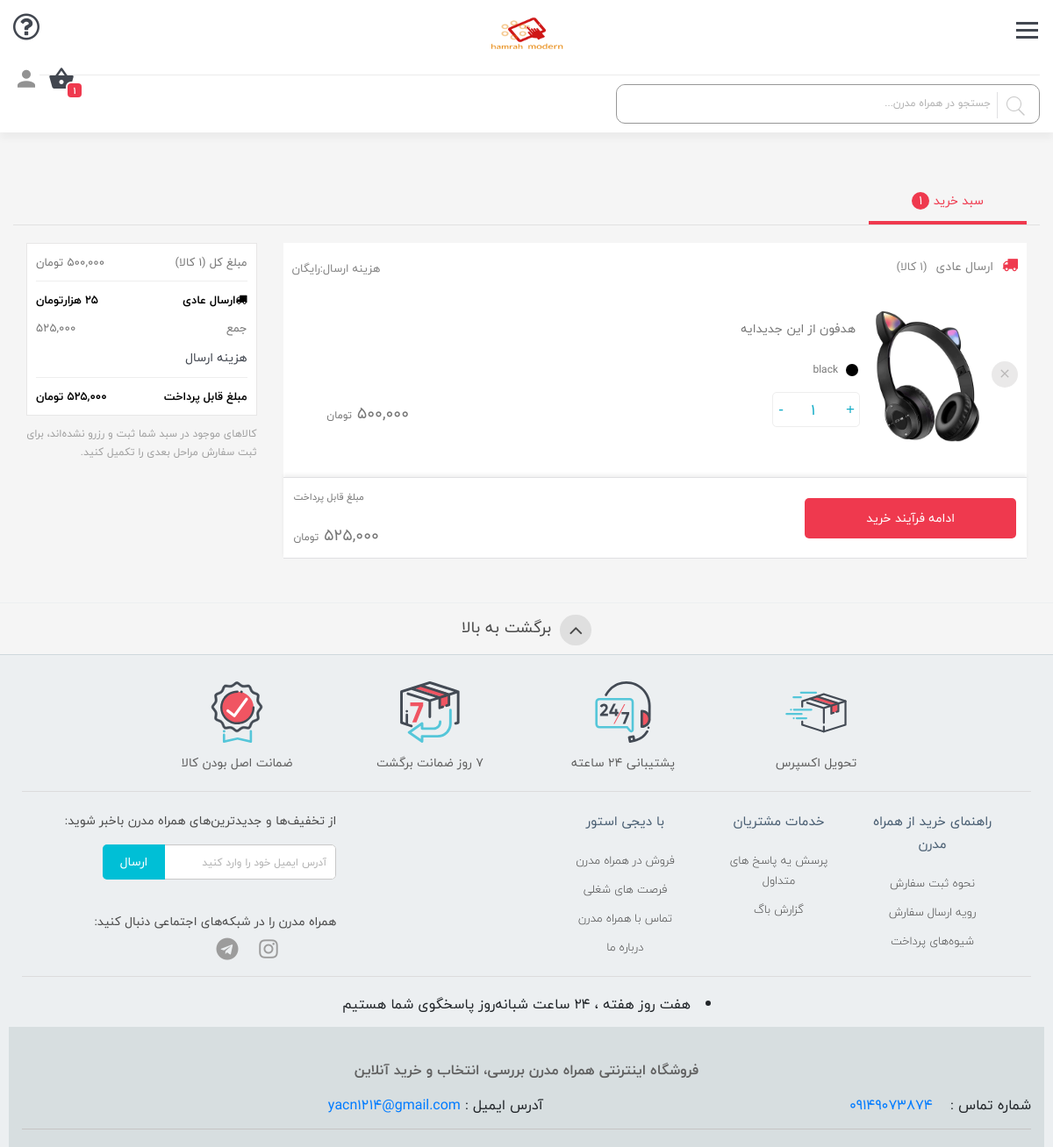
The app's page /cart/ (signed in) with its own data.
### main/models.py (models this page shows)
class Product(models.Model):
    NUMBERS = [
        ("1", 1),
        ("22", 2),
        ("333", 3),
        ("4444", 4),
        ("55555", 5),
    ]
    name = models.CharField(_("اسم محصول"),max_length=255,unique=True)
    price = models.IntegerField(_("قیمت به تومان"))
    picture = models.ImageField(_("عکس نمایشی"),upload_to='ProductImage/picture')
    picture2 = models.ImageField(_("عکس پیش نمایش"),upload_to='ProductImage/picture2')
    picture3 = models.ImageField(_("عکس جزيیات"),upload_to='ProductImage/picture3')
    picture4 = models.ImageField(_("عکس جزییات"),upload_to='ProductImage/picture4')
    vip = models.CharField(_("محصول ویژه"),max_length=20,default="no",choices=[("no","خیر"),("yes","بله")])
    price_offer = models.ForeignKey(Offer,on_delete = models.CASCADE,blank=True,null=True,default=0)
    category = models.ForeignKey("BrandMobile",on_delete=models.CASCADE)
    star = models.CharField(_("امتیاز به ستاره"),max_length=25,choices=NUMBERS)
    caption = models.TextField(_("معرفی جزیَی"),)
    detail = models.TextField(_("معرفی دقیق"),)
    buyers = models.IntegerField(_("تعداد فروش"),default=0)
    view = models.IntegerField(_("تعداد بازدید"),default=0)
    mojood = models.CharField(max_length=20,default="موجود",choices=[("موجود","ناموجود")])
    def __str__(self):
        return str(self.name)
    class Meta:
        db_table = ''
        managed = True
        verbose_name = 'محصولات'
        verbose_name_plural = 'محصولات'

class sabad(models.Model):
    id_pro = models.IntegerField()
    T = models.IntegerField(_("تعداد"),default=1)
    id_user = models.IntegerField(blank=True,null=True)
    p = models.CharField(max_length=255)
    p2 = models.CharField(max_length=255)
    color = models.CharField(max_length=255,default="black")

### main/views.py (the view, shortened to what this page needs)
# urls.py: path('cart/',views.sabad),
def sabad(request,id=0):
    if request.user.username:
        name = request.user.username
    else:
        name = None
    id_use = 0
    if request.user.is_authenticated:
        id_use = request.user.id
        name = request.user.username
    sabad = models.sabad.objects.filter(id_user=id_use).count()
    saba = models.sabad.objects.all()
    category = models.category.objects.all()
    product_all = models.Product.objects.all()
    ABrands = models.BrandMobile.objects.all()
    if sabad == 0 :
        return render(request,
            "cart.html",{
        "ino":ino,"sabad":sabad,"saba":saba,"category":category,"allp":product_all,"id_use":id_use,"name":name,"Brands":ABrands
            })
    else:
        return render(request,
            "sabad.html",{
        "sabad":sabad,"saba":saba,"category":category,"allp":product_all,"id_use":id_use,"name":name,"Brands":ABrands
            })

### main/models.py (called while the page is built)
    def __str__(self):
        return str(self.darsad)

    def __str__(self):
        return self.nameEn

    def __str__(self):
        return self.name

### main/templatetags/custom_tags.py (called while the page is built)
@register.simple_tag
def takhfif(price, price_offer, *args, **kwargs):
    resualt = int((price/100)*int(str(price_offer)[0:2])-price)*-1
    return f"{resualt:,}"

@register.simple_tag
def jam(price,price_offer, t,*args, **kwargs):
    a = ""
    for i in takhfif(price,price_offer).split(","):
        a += i
    resualt = int(a) * t
    return f"{resualt:,}"

@register.simple_tag
def jam3(id_use, *args, **kwargs):
    a = 0
    saba = sabad.objects.filter(id_user = id_use)
    for dataSabad in saba:
        a += jam2(dataSabad.p2,dataSabad.T)
    return f"{a:,}"

@register.simple_tag
def jam4(id_use, *args, **kwargs):
    a = 0
    saba = sabad.objects.filter(id_user = id_use)
    for dataSabad in saba:
        a += jam2(dataSabad.p2,dataSabad.T)
    b = a + 25000
    return f"{b:,}"

@register.simple_tag
def jam2(p,t, *args, **kwargs):
    a = p.replace(",","")
    res = int(a) * int(t)
    return int(res)

@register.simple_tag
def res(id_use, *args, **kwargs):
    a = jamsabad.objects.filter(id_user=id_use)
    count = 0
    for mmd in a:
        count += mmd.jam
    if count:
        return f"{count:,}"
    else:
        return 0

### main/templates/sabad.html (shortened to what this page needs)
{% extends 'base.html' %}
{% block content %}
{% load static %}
{% load custom_tags %}
    <div class="col-12">
        <div class="page-content">
            <div class="col-lg-4 col-md-4 col-xs-12 pull-right">
                <div class="checkout-tab">
                    <div class="checkout-tab-pill listing-active-cart">
                        سبد خرید
                        <span class="checkout-tab-counter">{{sabad}}</span>
                    </div>
                </div>
            </div>
        </div>
        <div class="cart-tab-main">
            <div class="col-lg-9 col-md-9 col-xs-12 pull-right">
                <div class="page-content-cart">
                    <form action="/confirm" method="post">
                        <div class="header-express">
                            <span class="checkout-header-title"><i class="fa fa-truck"></i>ارسال عادی</span>
                            <span class="header-extra-info">({{sabad}}
                                کالا)</span>
                            <span class="checkout-header-delivery-cost">هزینه ارسال:رایگان</span>
                        </div>
                        {% for sabad in saba %}
                        {% if id_use == sabad.id_user %}
                        {% for prod in allp %}
                        {% if prod.id == sabad.id_pro %}
                        <div class="checkout-body">
                            <a href="/del/{{sabad.id_pro}}" class="remove-from-cart"><i class="mdi mdi-close"></i></a>
                            <a href="#" class="col-thumb"><img src="/ProductImage/{{prod.picture}}"
                                    alt="img-slider"></a>
                            <div class="checkout-col-desc" >
                                <a href="#">
                                    <h3>{{prod}}</h3>
                                </a>
                                <div class="checkout-variant-color" >
                                    <span class="checkout-variant-title" >{{sabad.color}}</span>
                                    <div class="checkout-variant-shape" style="background:{{sabad.color}}"></div>
                                </div>
                                <div class="quantity">
                                    <input type="text" value="{{sabad.T}}" readonly>
                                </div>
                                <a href="#" class="add-to-sfl">
                                    <div class="cart-item-product-price">
                                        <span>
                                            تومان
                                        </span>
                                    </div>
                                </a>
                            </div>
                        </div>
                        {% endif %}
                        {% endfor %}
                        {% endif %}
                        {% endfor %}
                    </div>
                <div class="checkout-to-shipping-sticky">
                    <button type="submit" class="selenium-next-step-shipping">ادامه فرآیند خرید</button>
                    <div class="checkout-to-shipping-price-report">
                        <p>مبلغ قابل پرداخت</p>
                        <div class="cart-item-product-price">
                            <span>
                                تومان
                            </span>
                        </div>
                    </div>
                </div>
            </div>
            <div class="col-lg-3 col-md-3 col-xs-12 pull-left">
                <div class="page-aside">
                    <div class="checkout-summary">
                        <ul class="checkout-summary-summary">
                            <li>
                                <span>مبلغ کل ({{sabad}} کالا)</span>
                                <span>{% jam3 id_use %} تومان</span>
                            </li>
                            <li>
                                <span><i class="fa fa-truck"></i>ارسال عادی</span>
                                <span>25 هزارتومان</span>
                            </li>
                            <li>
                                <span>جمع</span>
                                <span>{% jam4 id_use %}</span>
                            </li>
                            <li>
                                <span style="color: #424750; font-size:14px;">هزینه ارسال</span>
                            </li>
                            <li>
                                <span>مبلغ قابل پرداخت</span>
                                <span>{% jam4 id_use %} تومان</span>
                            </li>
                        </ul>
                    </div>
                    <div class="checkout-summary-content">
                        <p>کالاهای موجود در سبد شما ثبت و رزرو نشده‌اند، برای ثبت سفارش مراحل بعدی را تکمیل کنید.</p>
                    </div>
                </div>
            </div>
        </div>
    </div>
    {% endblock %}

### records on screen
sabad: color "black", T "1", p2+T "525,000"
Product: picture (picture), name "هدفون از این جدیدایه"

### other values on screen
{{ sabad }} "1"
